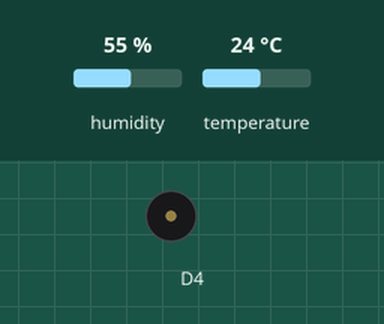
The sketch below on a simulated ESP8266 (NodeMCU). On the bench: buzzer (waves = sounding). The test bench sets the inputs (shaded band); at power-on: humidity 55 %, temperature 24 °C. WiFi joins after 1.5 s; servers stay silent unless stated; the Firebase database answers and starts empty; what the sketch prints to the serial monitor is not drawn.

Above: at 1.75 s.
Timing chart, 0 to 3.5 s (numbered marks = the images above):
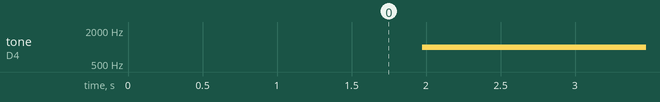

Measured:
- by itself, tone on D4: silent → 1000 Hz at 2.0 s

The sketch:

realtemp_final.ino
```cpp
#include <FirebaseArduino.h> //Library สำหรับเชื่อมต่อ Firebase
#include <ESP8266WiFi.h> //Library สำหรับการใช้งาน ESP8266 กับ WiFi

#define WIFI_SSID "Room334" //SSID ของ WiFi ห้อง 334
#define WIFI_PASSWORD "334334334" //รหัสผ่าน WiFi ห้อง 334

#define FIREBASE_HOST "theeraphat-a723c.firebaseio.com" //URL ของ Firebase จากใน Realtime Database
#define FIREBASE_AUTH "IK9SGS2odR4rtsuxOGY14eVSkqQ11v8AK6VW6Cos"
//Database Secret Key (หาได้จาก - เฟือง > Project Settings > Service accounts > Database Secrets)


#include "DHT.h"

#define DHTPIN D1 // what pin we're connected to

// Uncomment whatever type you're using!
#define DHTTYPE DHT11 // DHT 11
//#define DHTTYPE DHT22 // DHT 22 (AM2302)
//#define DHTTYPE DHT21 // DHT 21 (AM2301)

// Connect pin 1 (on the left) of the sensor to +5V
// Connect pin 2 of the sensor to whatever your DHTPIN is
// Connect pin 4 (on the right) of the sensor to GROUND
// Connect a 10K resistor from pin 2 (data) to pin 1 (power) of the sensor

DHT dht(DHTPIN, DHTTYPE);


void setup() {
  Serial.begin(115200); //เริ่ม Serial Monitor ที่ 115200 baud

  WiFi.begin(WIFI_SSID, WIFI_PASSWORD); //เริ่มเชื่อมต่อ WiFi ด้วยค่าที่กำหนดไว้ที่บรรทัดที่ 4 และ 5
  Serial.print("Connecting"); //บอกสถานะว่ากำลังเชื่อมต่ออยู่

  while (WiFi.status() != WL_CONNECTED) { //ทำการวนรอบจนกว่า WiFi จะเชื่อมต่อได้
    Serial.print(".");
    delay(500);
  }
  //เมื่อเชื่อมต่อได้แล้วแสดงที่อยู่ IP ที่เชื่อมต่อ
  Serial.println();
  Serial.print("Connected: ");
  Serial.println(WiFi.localIP());

  Firebase.begin(FIREBASE_HOST, FIREBASE_AUTH); //เชื่อมต่อ Firebase ด้วยค่าที่กำหนดไว้ที่บรรทัดที่ 7 และ 8
  Serial.println("DHTxx test!");

dht.begin();

pinMode(D4, OUTPUT);


}
 String Status[2] = {"Danger", "Safe"};
void loop() {
// Reading temperature or humidity takes about 250 milliseconds!
// Sensor readings may also be up to 2 seconds 'old' (its a very slow sensor)
   float h = dht.readHumidity();
   float t = dht.readTemperature();

   int TempCommandAlert = Firebase.getInt("TempCommandAlert");

// check if returns are valid, if they are NaN (not a number) then something went wrong!
  Firebase.setFloat("temperature", t);
if(t > TempCommandAlert) {
  Firebase.setString("status", Status[0]);
  tone(D4, 1000);

} else {
  Firebase.setString("status", Status[1]);
  tone(D4, 0);
}


if (isnan(t) || isnan(h)) {
    Serial.println("Failed to read from DHT");
  } else {
    Serial.print("Humidity: ");
    Serial.print(h);
    Serial.print(" %\t");
    Serial.print("Temperature: ");
    Serial.print(t);
    Serial.println(" *C");
    delay(500);
  }

}
```
